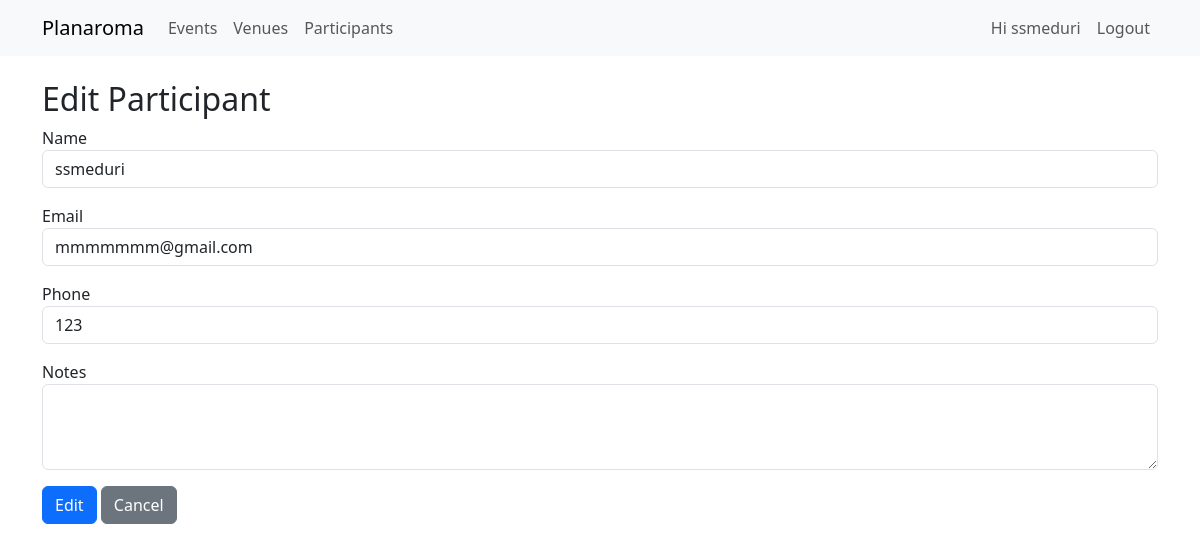
The app's page /participant/1/edit (signed in) with its own data.
### app/models.py (models this page shows, shortened)
class User(UserMixin, db.Model):
    id = db.Column(db.Integer, primary_key=True)
    username = db.Column(db.String(80), unique=True, nullable=False)
    password_hash = db.Column(db.String(200), nullable=False)
    role = db.Column(db.String(20), nullable=False, default='viewer')  # admin, staff, viewer

class Participant(db.Model):
    id = db.Column(db.Integer, primary_key=True)
    name = db.Column(db.String(150), nullable=False)
    email = db.Column(db.String(200), nullable=True)
    phone = db.Column(db.String(50), nullable=True)
    notes = db.Column(db.Text, nullable=True)
    event_assoc = db.relationship('EventParticipant', back_populates='participant', cascade='all, delete-orphan')
    events = db.relationship('Event', secondary='event_participants', back_populates='participants')

### app/routes.py (the view, shortened to what this page needs)
@main_bp.route('/participant/<int:pid>/edit', methods=['GET', 'POST'])
@login_required
@require_roles('admin', 'staff')
def edit_participant(pid):
    p = Participant.query.get_or_404(pid)
    from .forms import ParticipantForm
    form = ParticipantForm(obj=p)
    if request.method == 'POST' and not form.validate():
        flash_form_errors(form)
    return render_template('participants/add_edit.html', form=form, action="Edit")

### app/forms.py
class ParticipantForm(FlaskForm):
    name = StringField('Name', validators=[DataRequired()])
    email = StringField('Email', validators=[Optional(), Email()])
    phone = StringField('Phone', validators=[Optional()])
    notes = TextAreaField('Notes', validators=[Optional()])
    submit = SubmitField('Save')

### app/__init__.py (called while the page is built)
def create_app():
    app = Flask(__name__, static_folder='static', template_folder='templates')
    app.config.from_object(Config)
    db.init_app(app)
    login_manager.init_app(app)
    from .models import User
    @login_manager.user_loader
    def load_user(user_id):
        return User.query.get(int(user_id))
    from .routes import main_bp
    from .auth import auth_bp
    app.register_blueprint(main_bp)
    app.register_blueprint(auth_bp)
    return app

### app/utils.py (called while the page is built)
def require_roles(*roles):
    def wrapper(f):
        @wraps(f)
        def decorated_function(*args, **kwargs):
            if not current_user.is_authenticated:
                abort(401)
            if current_user.role not in roles:
                abort(403)
            return f(*args, **kwargs)
        return decorated_function
    return wrapper

### app/templates/participants/add_edit.html (shortened to what this page needs)
{% extends 'base.html' %}
{% block content %}
<h2>{{ action }} Participant</h2>
<form method="POST" novalidate>
  <div class="mb-3">
    {{ form.name.label }}
    {{ form.name(class_='form-control', placeholder='Full name') }}
  </div>
  <div class="mb-3">
    {{ form.email.label }}
    {{ form.email(class_='form-control', placeholder='email@example.com') }}
  </div>
  <div class="mb-3">
    {{ form.phone.label }}
    {{ form.phone(class_='form-control', placeholder='+91-XXXXXXXXXX') }}
  </div>
  <div class="mb-3">
    {{ form.notes.label }}
    {{ form.notes(class_='form-control', rows=3) }}
  </div>
  <button class="btn btn-primary">{{ action }}</button>
  <a class="btn btn-secondary" href="{{ url_for('main.list_participants') }}">Cancel</a>
</form>
{% endblock %}

### app/templates/base.html (shortened to what this page needs)
<!doctype html>
<html lang="en">
<head>
    <link href="https://cdn.jsdelivr.net/npm/bootstrap@5.3.2/dist/css/bootstrap.min.css" rel="stylesheet">
</head>
<body>
<nav class="navbar navbar-expand-lg navbar-light bg-light mb-4">
  <div class="container">
    <a class="navbar-brand" href="{{ url_for('main.dashboard') }}">
        Planaroma
    </a>
    <div class="collapse navbar-collapse" id="navbarNav">
      <ul class="navbar-nav me-auto">
        <li class="nav-item">
          <a class="nav-link" href="{{ url_for('main.list_events') }}">Events</a>
        </li>
        <li class="nav-item">
          <a class="nav-link" href="{{ url_for('main.list_venues') }}">Venues</a>
        </li>
        <li class="nav-item">
          <a class="nav-link" href="{{ url_for('main.list_participants') }}">Participants</a>
        </li>
      </ul>
      <ul class="navbar-nav ms-auto">
        {% if current_user.is_authenticated %}
          <li class="nav-item">
            <a class="nav-link">Hi {{ current_user.username }}</a>
          </li>
          <li class="nav-item">
            <a class="nav-link" href="{{ url_for('auth.logout') }}">Logout</a>
          </li>
        {% else %}
          <li class="nav-item">
            <a class="nav-link" href="{{ url_for('auth.login') }}">Login</a>
          </li>
        {% endif %}
      </ul>
    </div>
  </div>
</nav>
<div class="container">
    {% block content %}{% endblock %}
</div>
</body>
</html>

### records on screen
User: username "ssmeduri"
Participant: name "ssmeduri", email "mmmmmmm@gmail.com", phone "123"

### other values on screen
{{ action }} "Edit"
